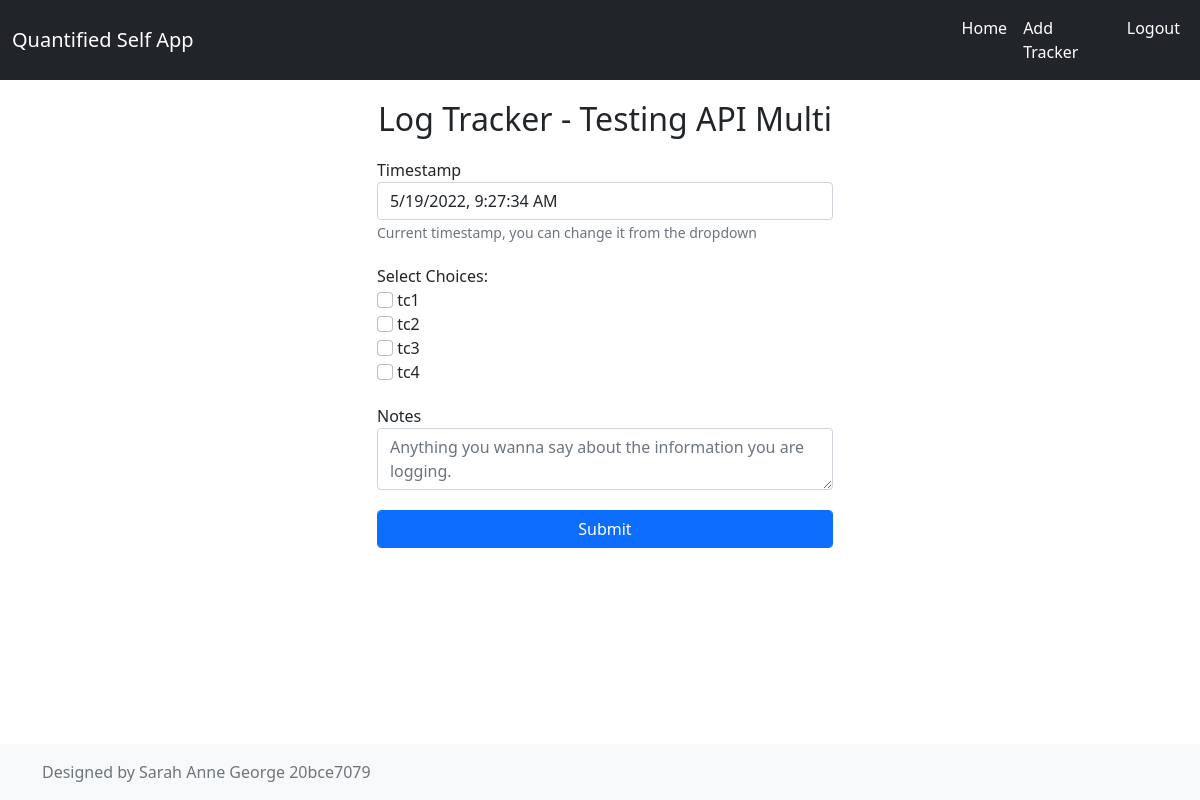
/tracker/8/log/add (signed in), run on the app's committed database.
### application/models.py (models this page shows)
class Tracker(db.Model):
    __tablename__ = 'tracker'
    id = db.Column(db.Integer, autoincrement = True, primary_key = True)
    name = db.Column(db.String(100), nullable = False)
    description = db.Column(db.String(255))
    user_id = db.Column(db.Integer, db.ForeignKey("user.id"), nullable = False)
    settings = db.relationship('Settings', backref='tracker', cascade="all,delete")
    ttype = db.relationship('Tracker_type', backref='tracker', cascade="all,delete")
    values = db.relationship('Tracker_log', backref='tracker', cascade="all,delete")

class Tracker_type(db.Model):
    __tablename__ = 'tracker_type'
    id = db.Column(db.Integer, autoincrement = True , primary_key = True)
    tracker_id = db.Column(db.Integer, db.ForeignKey("tracker.id"), nullable = False)
    datatype = db.Column(db.String(55), nullable = False)
    value = db.Column(db.String(255), nullable = True)

### application/controllers/log.py (the view, shortened to what this page needs)
@app.route('/tracker/<int:id>/log/add', methods = ['GET', 'POST'])
@login_required
def add_tracker_log(id):
    try:
        tracker_data = Tracker.query.filter_by(user_id=flask_login.current_user.id, id=id).one_or_none()
        if tracker_data:
            datatypes = list(set([i.datatype for i in tracker_data.ttype]))
            data = {
                'id': tracker_data.id,
                'name': tracker_data.name,
                'description': tracker_data.description,
                'user_id': tracker_data.user_id,
                'settings': ",".join([i.value for i in tracker_data.settings]),
                'type': datatypes[0] if len(datatypes) > 0 else '',
                'choices': {i.id: (i.value if i.value else '') for i in tracker_data.ttype}
            }
            if request.method == 'GET':
                return render_template('tracker/log.html', tracker=data, title='Log Tracker')
        else:
            return show_normal_404()
    except:
        app.logger.exception("error occurred")
        abort(500)

### templates/tracker/log.html (shortened to what this page needs)
{% with title=title %}{% include "header.html" %}{% endwith %}
<div class="col col-11">
    <div class="row justify-content-md-center">
        <div class="col-md-auto">
    <h2 class="page-head">
        {% if edit_mode %}Edit Log{% else %}Log{% endif %} Tracker - {{tracker['name']}}
    </h2>
    </div>
    </div>
<div class="row justify-content-md-center">
    <div class="col-md-6">
{% if edit_mode %}
<form action="/tracker/{{tracker['id']}}/log/{{log['id']}}/edit" method="POST" name="edit_tracker_log_form">
{% else %}
<form action="/tracker/{{tracker['id']}}/log/add" method="POST" name="add_tracker_log_form">
{% endif %}
    <div class="form-group">
        <label for="ldate">Timestamp</label>
        <input id="ldate" class="form-control" name="ldate" required type="text" value="{% if retry %}{{form.ldate.data.strftime(date_format)}}{% elif edit_mode %}{{log['timestamp']}}{% endif %}">
        <small class="form-text text-muted">Current timestamp, you can change it from the dropdown</small>
    </div>
{% if (tracker['type'] in ['integer', 'float', 'timerange']) %}
<div class="form-group">
    <label for="lvalue">{% if tracker['type'] == 'float' %}Numerical Value (Decimal){% elif tracker['type'] == 'integer' %}Numerical Value (integer){% else %}Time Range{% endif %}</label>
    <input id="lvalue" name="lvalue" class="form-control" required minlength="1" type="text" value="{% if retry %}{{form.lvalue.data}}{% elif edit_mode %}{{log['value'][0]}}{% endif %}">
    <small class="form-text text-muted">The value you want to log in {{tracker['type'] | title}} format.</small>
</div>
{% elif (tracker['type'] == 'ms') %}
    <div class="form-group">
        Select Choices:<br />
    {% for i in tracker['choices'] %}
        <input type="checkbox" id="lchoice{{i}}" name="lchoice" class="form-check-input" value="{{i}}" {% if edit_mode %}{% if i|string in log['value'] %}checked{% endif %}{% endif %}>
        <label class="form-check-label" for="lchoice{{i}}"> {{tracker['choices'][i]}}</label><br>
    {% endfor %}
    </div>
{% endif %}
    <div class="form-group">
        <label for="lnote">Notes</label>
        <textarea class="form-control" id="lnote" placeholder="Anything you wanna say about the information you are logging." name="lnote" maxlength="255"></textarea>
    </div>
    <div class="form-group">
        <input id="submit" name="submit" type="submit" class="form-control btn btn-primary" value="Submit">
    </div>
</form>
</div>
</div>
</div>
{% with title=title %}{% include "footer.html" %}{% endwith %}

### static/css/custom.css (style rules this page uses)
.page-head { margin:20px; }
.form-group { margin-bottom:20px; }

### data on the page
Tracker: name "Testing API Multi"
Tracker_type: value "tc1"
Tracker_type: value "tc2"
Tracker_type: value "tc3"
Tracker_type: value "tc4"

### other printed values
{{ text|e }} "Home" "Add Tracker" "Logout"
